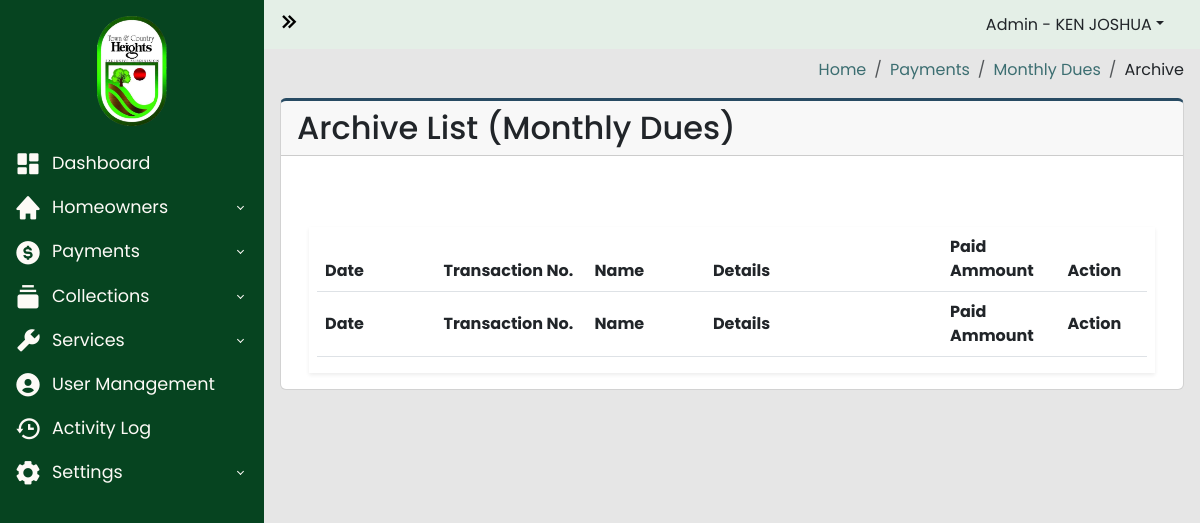
Before: /archive/archive_list_monthly_dues.php (signed in) with the older database file.
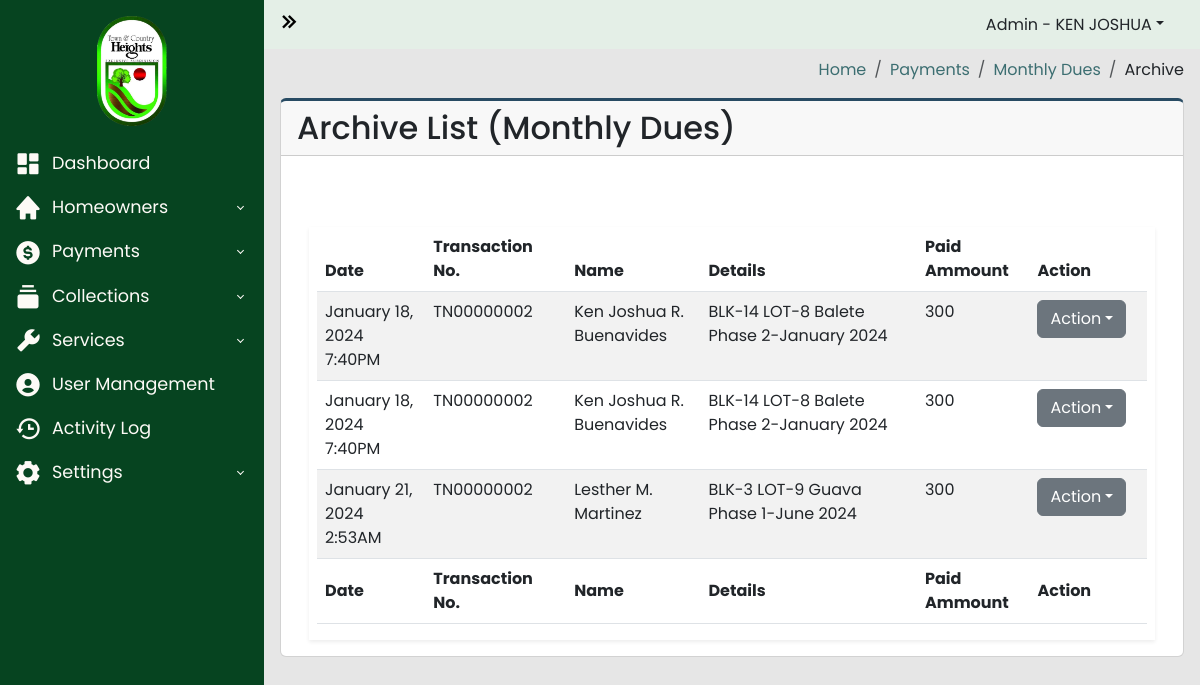
After: the same page with the newer database file.
### tables this page shows
CREATE TABLE `archive_payments_list` (
  `id` int(250) NOT NULL,
  `payment_list_id` int(250) NOT NULL,
  `transaction_number` varchar(250) NOT NULL,
  `homeowners_id` int(250) NOT NULL,
  `property_id` int(250) NOT NULL,
  `collection_id` int(250) NOT NULL,
  `collection_fee_id` int(250) NOT NULL,
  `date_created` datetime NOT NULL,
  `paid` varchar(100) NOT NULL,
  `balance` varchar(100) NOT NULL
);

CREATE TABLE `homeowners_users` (
  `id` int(100) NOT NULL,
  `account_number` varchar(100) NOT NULL,
  `username` varchar(100) NOT NULL,
  `password` varchar(100) NOT NULL,
  `firstname` varchar(100) NOT NULL,
  `lastname` varchar(100) NOT NULL,
  `middle_initial` varchar(100) NOT NULL,
  `email` varchar(100) NOT NULL,
  `phone_number` varchar(100) NOT NULL,
  `blk` varchar(100) NOT NULL,
  `lot` varchar(100) NOT NULL,
  `street` varchar(100) NOT NULL,
  `phase` varchar(100) NOT NULL,
  `status` varchar(100) NOT NULL,
  `tenant_name` varchar(100) NOT NULL
);

CREATE TABLE `property_list` (
  `id` int(100) NOT NULL,
  `homeowners_id` int(100) NOT NULL,
  `blk` varchar(100) NOT NULL,
  `lot` varchar(100) NOT NULL,
  `phase` varchar(100) NOT NULL,
  `street` varchar(100) NOT NULL,
  `tenant` int(100) DEFAULT NULL
);

CREATE TABLE `collection_list` (
  `id` int(255) NOT NULL,
  `property_id` int(200) NOT NULL,
  `collection_fee_id` int(250) NOT NULL,
  `date_created` datetime NOT NULL,
  `balance` varchar(200) NOT NULL,
  `date_paid` datetime NOT NULL,
  `status` varchar(200) NOT NULL,
  `month` varchar(200) NOT NULL,
  `month_int` varchar(100) NOT NULL,
  `year` varchar(200) NOT NULL
);

### archive/archive_list_monthly_dues.php (the view, shortened to what this page needs)
<?php
require_once("../includes/header.php");
?>
<?php
$server = new Server;
$server->adminAuthentication();
?>
<body>
  <div class="wrapper">
    <?php
    require_once("../includes/sidebar.php");
    ?>
    <div class="main">
      <?php
      require_once("../includes/navbar.php");
      ?>
      <main class="content px-3 py-2">
        <section class="content-header d-flex justify-content-end align-items-center mb-3">
          <ol class="breadcrumb mb-0">
            <li class="breadcrumb-item"><a href="#">Home</a></li>
            <li class="breadcrumb-item"><a href="#">Payments</a></li>
            <li class="breadcrumb-item"><a href="#">Monthly Dues</a></li>
            <li class="breadcrumb-item">Archive</li>
          </ol>
        </section>
        <div class="card card-border">
          <div class="card-header">
            <h2>Archive List (Monthly Dues)</h2>
          </div>
          <div class="card-body">
            <div class="container-fluid">
              <section class="main-content">
                <div class="row">
                  <div class="col-xs-12">
                    <div class="box">
                      <div class="row header-box container-fluid d-flex align-items-center ">
                      </div>
                      <div class="body-box shadow-sm">
                        <div class="table-responsive mx-2">
                          <table id="archiveMonthlyDuesTable" class="table table-striped" style="width:100%">
                            <thead>
                              <tr>
                                <th width="10%">Date</th>
                                <th width="10%">Transaction No.</th>
                                <th width="10%">Name</th>
                                <th width="20%">Details</th>
                                <th width="5%">Paid Ammount</th>
                                <th scope="col" width="5%">Action</th>
                              </tr>
                            </thead>
                            <tbody>
                              <?php
                              $query = "SELECT
                                archive_payments_list.transaction_number,
                                archive_payments_list.id as payment_id,
                                archive_payments_list.date_created as date_paid,
                                archive_payments_list.collection_fee_id,
                                archive_payments_list.paid,
                                homeowners_users.firstname,
                                homeowners_users.middle_initial,
                                homeowners_users.lastname,
                                property_list.blk as property_blk,
                                property_list.lot as property_lot,
                                property_list.street as property_street,
                                property_list.phase as property_phase,
                                collection_list.month as collection_month,
                                collection_list.year as collection_year
                                FROM archive_payments_list
                                INNER JOIN homeowners_users ON archive_payments_list.homeowners_id = homeowners_users.id
                                INNER JOIN property_list ON archive_payments_list.property_id = property_list.id
                                INNER JOIN collection_list ON archive_payments_list.collection_id = collection_list.id
                                INNER JOIN collection_fee ON archive_payments_list.collection_fee_id = collection_fee.id
                                ";
                              $connection = $server->openConn();
                              $stmt = $connection->prepare($query);
                              $stmt->execute();
                              if ($stmt->rowCount() > 0) {
                                while ($result = $stmt->fetch()) {
                                  $date_paid = $result['date_paid'];
                                  $transaction_number = $result['transaction_number'];
                                  $firstname = $result['firstname'];
                                  $middle_initial = $result['middle_initial'];
                                  $lastname = $result['lastname'];
                                  $blk = $result['property_blk'];
                                  $lot = $result['property_lot'];
                                  $street = $result['property_street'];
                                  $phase = $result['property_phase'];
                                  $collection_month = $result['collection_month'];
                                  $collection_year = $result['collection_year'];
                                  $paid_amount = $result['paid'];
                              ?>
                                  <tr>
                                    <td><?php echo date("F j, Y g:iA", strtotime($date_paid)); ?></td>
                                    <td><?php echo $transaction_number; ?></td>
                                    <td><?php echo $firstname . " " . $middle_initial . " " . $lastname; ?></td>
                                    <td><?php echo "BLK-" . $blk . " LOT-" . $lot . " " . $street . " " . $phase."-".$collection_month." ".$collection_year; ?></td>
                                    <td><?php echo $paid_amount; ?></td>
                                    <td>
                                      <div class="dropdown">
                                        <a href="#" class="btn btn-secondary dropdown-toggle" data-bs-toggle="dropdown">Action</a>
                                      </div>
                                    </td>
                                  </tr>
                              <?php
                                }
                              }
                              ?>
                            </tbody>
                            <tfoot>
                              <tr>
                                <th width="10%">Date</th>
                                <th width="10%">Transaction No.</th>
                                <th width="10%">Name</th>
                                <th width="20%">Details</th>
                                <th width="5%">Paid Ammount</th>
                                <th scope="col" width="5%">Action</th>
                              </tr>
                            </tfoot>
                          </table>
                        </div>
                      </div>
                    </div>
                  </div>
                </div>
              </section>
            </div>
          </div>
        </div>
      </main>
    </div>
  </div>
  <?php
  include("../includes/footer.php");
  ?>

### includes/header.php (shortened to what this page needs)
<!DOCTYPE html>
<html lang="en">
<head>
  <link href="https://cdn.jsdelivr.net/npm/bootstrap@5.3.2/dist/css/bootstrap.min.css" rel="stylesheet">
  <link rel="stylesheet" href="https://cdnjs.cloudflare.com/ajax/libs/twitter-bootstrap/5.3.0/css/bootstrap.min.css">
  <link rel="stylesheet" href="https://cdn.datatables.net/1.13.7/css/dataTables.bootstrap5.min.css">
  <link rel="stylesheet" type="text/css" href="https://cdn.jsdelivr.net/npm/daterangepicker/daterangepicker.css" />
  <link href="https://unpkg.com/boxicons@2.1.4/css/boxicons.min.css" rel="stylesheet" />
  <link rel="stylesheet" href="../styles/yearpicker.css" />
  <link rel="stylesheet" href="../styles/general.css">
  <link rel="stylesheet" href="../styles/admin-dashboard.css">
  <link rel="stylesheet" href="../styles/login.css">
  <link rel="stylesheet" href="../styles/signup.css">
</head>

### includes/sidebar.php (shortened to what this page needs)
<aside id="sidebar" class="">
  <div class="">
    <div class="sidebar-logo">
      <a href="#"><img class="logo-img" src="../img/logo.png" alt=""></a>
    </div>
    <ul class="sidebar-nav">
      <li class="sidebar-item">
        <div class="d-grid">
          <button class="btn dashboard-btn btn-sidebar btn-dashboard">
            <a href="../admin-panel/dashboard.php" class="sidebar-link "><i class="bx bxs-dashboard bx-tada-hover"></i>Dashboard</a>
          </button>
        </div>
      </li>
      <li class="sidebar-item">
        <div class="d-grid">
          <button class="btn btn-sidebar btn-dashboard-dropdown btn-homeowners">
            <a href="#" class="sidebar-link collapsed" type="button" data-bs-toggle="collapse" data-bs-target="#sidebar-dropdown-homeowners"><i class="bx bxs-home bx-tada-hover"></i>Homeowners</i></a>
          </button>
        </div>
      </li>
      <li class="sidebar-item">
        <div class="d-grid">
          <button class="btn btn-sidebar btn-dashboard-dropdown">
            <a href="#" class="sidebar-link collapsed sidebar-dropdown-btn" type="button" data-bs-toggle="collapse" data-bs-target="#sidebar-dropdown-payments"><i class="bx bxs-dollar-circle bx-tada-hover"></i>Payments</a>
          </button>
        </div>
      </li>
      <li class="sidebar-item">
        <div class="d-grid">
          <button class="btn btn-sidebar btn-dashboard-dropdown">
            <a href="#" class="sidebar-link collapsed sidebar-dropdown-btn" data-bs-toggle="collapse" data-bs-target="#sidebar-dropdown-collections"><i class="bx bxs-collection bx-tada-hover"></i>Collections</a>
          </button>
        </div>
      </li>
      <li class="sidebar-item">
        <div class="d-grid">
          <button class="btn btn-sidebar btn-dashboard-dropdown">
            <a href="#" class="sidebar-link collapsed sidebar-dropdown-btn" data-bs-toggle="collapse" data-bs-target="#sidebar-dropdown-services"><i class="bx bxs-wrench bx-tada-hover"></i>Services</a>
          </button>
        </div>
      </li>
      <li class="sidebar-item">
        <div class="d-grid">
          <button class="btn user-btn btn-sidebar btn-dashboard">
            <a href="../admin-panel/user.php" class="sidebar-link "><i class="bx bxs-user-circle bx-tada-hover"></i>User Management</a>
          </button>
        </div>
      </li>
      <li class="sidebar-item">
        <div class="d-grid">
          <button class="btn btn-sidebar btn-dashboard-dropdown">
            <a href="../admin-panel/activity-log.php" class="sidebar-link collapsed sidebar-dropdown-btn"><i class="bx bx-history bx-tada-hover"></i>Activity Log</a>
          </button>
        </div>
      </li>
      <li class="sidebar-item">
        <div class="d-grid">
          <button class="btn btn-sidebar btn-dashboard-dropdown">
            <a href="#" class="sidebar-link collapsed sidebar-dropdown-btn" data-bs-toggle="collapse" data-bs-target="#sidebar-dropdown-settings"><i class="bx bxs-cog bx-tada-hover"></i>Settings</a>
          </button>
        </div>
      </li>
    </ul>
  </div>
</aside>

### includes/navbar.php (shortened to what this page needs)
<nav class="navbar">
  <div class="container-fluid">
    <button id="sidebar-toggler-btn" type="button">
      <i id="chevron-right" class="bx bx-chevrons-right fs-3"></i>
    </button>
      <div class="nav-item dropdown me-4">
        <button  class="nav-link dropdown-toggle" role="button" data-bs-toggle="dropdown">Admin - <?php echo $_SESSION['firstname']; ?></button>
      </div>
  </div>
</nav>

### includes/footer.php (shortened to what this page needs)
</body>
</html>

### styles/yearpicker.css (style rules this page uses)
:root { --background-color: #fff; --border-color: #ccc; --text-color: #555; --selected-text-color: rgb(56, 241, 164); --hover-background-color: #eee; }

### styles/general.css (style rules this page uses)
* { padding: 0; margin: 0; box-sizing: border-box; font-family: Poppins, sans-serif; }

### styles/admin-dashboard.css (style rules this page uses)
* { padding: 0; margin: 0; box-sizing: border-box; font-family: Poppins, sans-serif; }
body { background-image: url("../img/town_and_country_heights.jpg"); background-size: cover; background-repeat: no-repeat; background-attachment: fixed; }
.content { margin-top: 50px; }
.wrapper { display: flex; align-items: stretch; width: 100%; overflow: hidden; min-height: 100vh; }
.main { background-color: #e6e6e6; margin-left: 264px; transition: 0.6s ease; }
#sidebar { position: fixed; top: 0; bottom: 0; max-width: 264px; min-width: 264px; background-color: #064420; transition: 0.6s ease; }
.main { display: flex; flex-direction: column; width: 100%; overflow: hidden; }
.navbar { left: 264px; right: 0; z-index: 100; position: fixed; background-color: #E4EFE7; transition: 0.6s ease; }
.sidebar-logo { margin: 1rem 2rem; display: flex; justify-content: center; }
.sidebar-logo a { text-decoration: none; color: #FAF1E6; font-size: 2rem; }
.logo-img { height: 110px; }
#sidebar-toggler-btn { border: none; background-color: transparent; }
.sidebar-nav { flex-grow: 1; list-style: none; padding-left: 0; }
.sidebar-link { text-decoration: none; font-size: 1.1rem; display: block; padding: 6px 12px; }
.bxs-dashboard, .bxs-home, .bxs-dollar-circle, .bxs-collection, .bxs-wrench, .bxs-user-circle, .bx-history, .bxs-cog, .bxs-archive { margin-right: 10px; vertical-align: middle; font-size: 1.75rem; }
.sidebar-link, .bxs-dashboard { color: #FDFAF6; }
.sidebar-link[data-bs-toggle="collapse"]::after { border: solid; border-width: 0 .075rem .075rem 0; content: ""; display: inline-block; padding: 2px; position: absolute; right: 1.2rem; top: 1rem; transform: rotate(-135deg); transition: all .2s ease-out; }
.sidebar-link[data-bs-toggle="collapse"].collapsed::after { transform: rotate(45deg); transition: all .2s ease-out; }
.btn-dashboard, .btn-dashboard-dropdown { padding: 0px; text-align: left; position: relative; border: 2px solid transparent !important; }
h2 { margin: 0; }
.breadcrumb-item a { text-decoration: none; color: #3C6E71; }
.header-box { height: 55px; background-color: white; }
.body-box { background-color: white; }
.card-border { border-top: 3px solid #284B63 ; }

### styles/login.css (style rules this page uses)
* { font-family: 'Poppins', sans-serif; }

### styles/signup.css (style rules this page uses)
* { font-family: 'Poppins', sans-serif; }

Changed rows visible on the page:
added archive_payments_list: date_created "January 18, 2024 7:40PM", transaction_number "TN00000002", homeowners_users.firstname "Ken Joshua", homeowners_users.middle_initial "R.", homeowners_users.lastname "Buenavides", property_list.blk "14", property_list.lot "8", property_list.street "Balete", property_list.phase "Phase 2", collection_list.month "January", collection_list.year "2024", paid "300"
added archive_payments_list: date_created "January 18, 2024 7:40PM", transaction_number "TN00000002", homeowners_users.firstname "Ken Joshua", homeowners_users.middle_initial "R.", homeowners_users.lastname "Buenavides", property_list.blk "14", property_list.lot "8", property_list.street "Balete", property_list.phase "Phase 2", collection_list.month "January", collection_list.year "2024", paid "300"
added archive_payments_list: date_created "January 21, 2024 2:53AM", transaction_number "TN00000002", homeowners_users.firstname "Lesther", homeowners_users.middle_initial "M.", homeowners_users.lastname "Martinez", property_list.blk "3", property_list.lot "9", property_list.street "Guava", property_list.phase "Phase 1", collection_list.month "June", collection_list.year "2024", paid "300"
